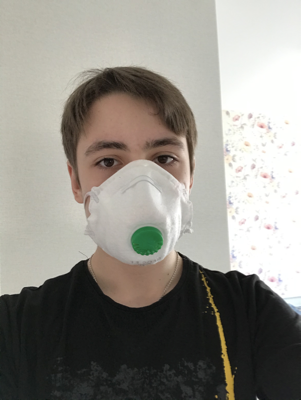
#> input picture Phase 2/images/maksssksksss37.png, 301 x 400 px, given in place of predictions.jpg, which was not available
$ jupyter execute --allow-errors Train_YoloV3_.ipynb   (shell and % lines are left out)   (text cells are left out)
#> lines starting #> are read from the running program, lines starting #| are printed output that depends on the picture
[cell 1]
from google.colab import drive
#> (the rest of this cell did not finish here and is left out)

[cell 2]
# change makefile to have GPU and OPENCV enabled
%cd darknet

[cell 3]
# We're going to convert the class index on the .txt files. As we're working with only one class, it's supposed to be class 0.
# If the index is different from 0 then we're going to change it.
import glob
import os
import re

txt_file_paths = glob.glob(r"data/obj/*.txt")
for i, file_path in enumerate(txt_file_paths):
    # get image size
    with open(file_path, "r") as f_o:
        lines = f_o.readlines()

        text_converted = []
        for line in lines:
            print(line)
            numbers = re.findall("[0-9.]+", line)
            print(numbers)
            if numbers:

                # Define coordinates
                text = "{} {} {} {} {}".format(numbers[0], numbers[1], numbers[2], numbers[3], numbers[4])
                text_converted.append(text)
                print(i, file_path)
                print(text)
        # Write file
        with open(file_path, 'w') as fp:
            for item in text_converted:
                fp.writelines("%s\n" % item)

[cell 4]
import glob
images_list = glob.glob("data/obj/*.png")
print(images_list)

[cell 5]
#Create training.txt file
file = open("data/train.txt", "w")
file.write("\n".join(images_list))
file.close()

[cell 6]
# Start the training

[cell 7]
# define helper functions
def imShow(path):
#> called with path = 'predictions.jpg'
  import cv2
  import matplotlib.pyplot as plt
  %matplotlib inline

  image = cv2.imread(path)
#> image is the input picture: shape (400, 301, 3); mean B, G, R 134.3, 141.3, 144.3
  height, width = image.shape[:2]
#> height = 400; width = 301
  resized_image = cv2.resize(image,(3*width, 3*height), interpolation = cv2.INTER_CUBIC)

  fig = plt.gcf()
  fig.set_size_inches(18, 10)
  plt.axis("off")
  plt.imshow(cv2.cvtColor(resized_image, cv2.COLOR_BGR2RGB))
  plt.show()
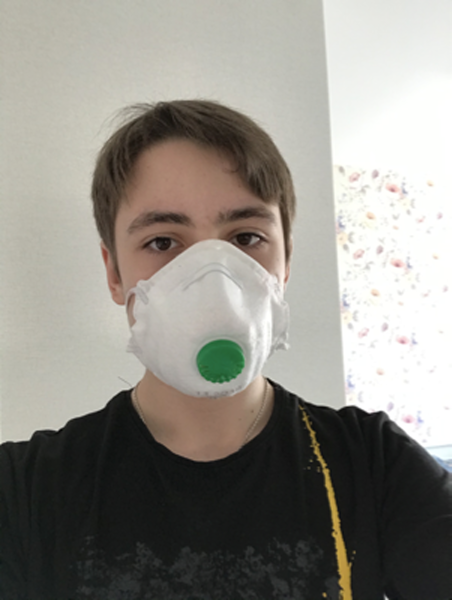
#> shown: shape (1200, 903, 3) (shown at 1/2 size); mean R, G, B 144.3, 141.3, 134.3

# use this to upload files
def upload():
  from google.colab import files
  uploaded = files.upload()
  for name, data in uploaded.items():
    with open(name, 'wb') as f:
      f.write(data)
      print ('saved file', name)

# use this to download a file
def download(path):
  from google.colab import files
  files.download(path)

[cell 8]
# run your custom detector with this command (upload an image to your google drive to test, thresh flag sets accuracy that detection must be in order to show it)

[cell 9]
imShow('predictions.jpg')

[cell 10]
# run your custom detector with this command (upload an image to your google drive to test, thresh flag sets accuracy that detection must be in order to show it)

[cell 11]
imShow('predictions.jpg')

[cell 12]
# run your custom detector with this command (upload an image to your google drive to test, thresh flag sets accuracy that detection must be in order to show it)

[cell 13]
imShow('predictions.jpg')

$ run again, on Phase 2/images/maksssksksss52.png
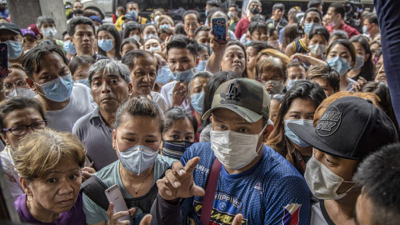
#> input picture Phase 2/images/maksssksksss52.png, 400 x 225 px, given in place of predictions.jpg, which was not available
#> in imShow, image is the input picture: shape (225, 400, 3); mean B, G, R 86.7, 88.7, 98.2
#> in imShow, `resized_image = cv2.resize(image,(3*width, 3*height), interpolation = ..`:
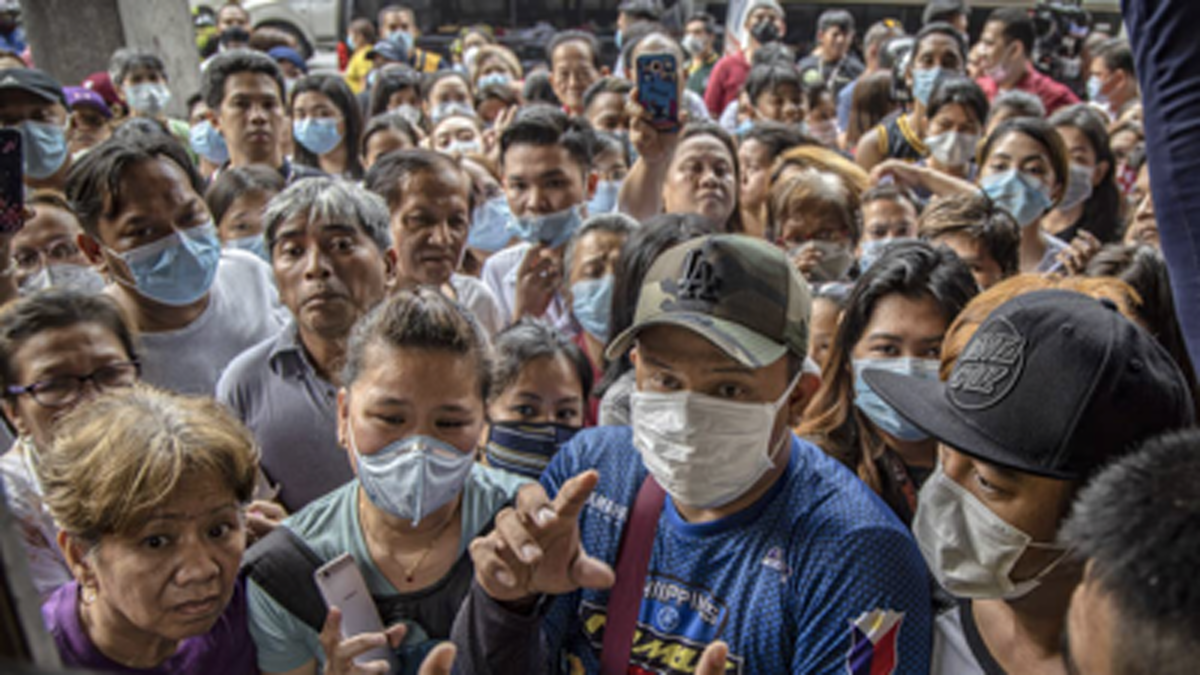
#> resized_image: shape (675, 1200, 3); mean B, G, R 86.7, 88.7, 98.2
